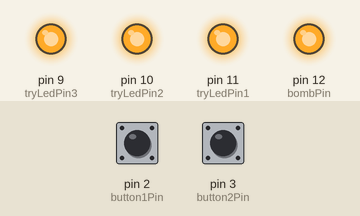
This sketch was run on a simulated Arduino Uno, built with avr-gcc and run on an emulated ATmega328P. Parts: output pins drawn as LEDs (lit = HIGH). Dashed ring = blinking. Inputs (shaded band) come from the test bench; at power-on: pin 2 (button1Pin) HIGH, pin 3 (button2Pin) HIGH. Random numbers use the default seed unless the sketch sets one.

Above: at 1.25 s.
1.3 s: pin 2 (button1Pin) pulled LOW for 0.15 s
At 1.95 s:
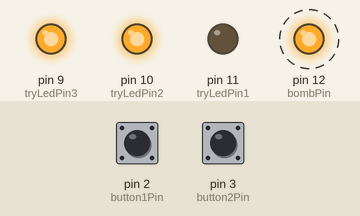
4.3 s: pin 3 (button2Pin) pulled LOW for 0.15 s
At 4.71 s:
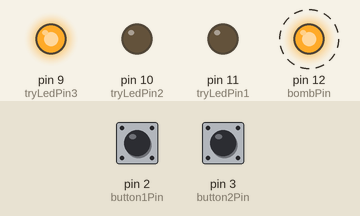
7.3 s: pin 2 (button1Pin) pulled LOW for 1 s
At 8.7 s:
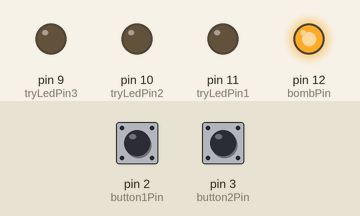
Timing chart, 0 to 10.3 s (numbered marks = the images above; inputs shaded):
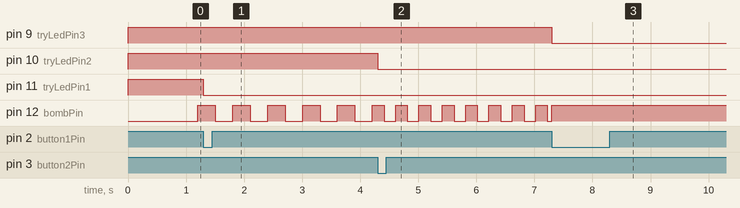

Measured:
- after the input at 1.3 s, pin 11 (tryLedPin1): HIGH → LOW at once
- after the input at 4.3 s, pin 10 (tryLedPin2): HIGH → LOW at once
- after the input at 7.3 s, pin 9 (tryLedPin3): HIGH → LOW at once

The sketch:

bombgame.ino
```cpp
//Pin setup
const int button1Pin = 2;
const int button2Pin = 3;
const int bombPin =  12;
const int tryLedPin1 = 11;
const int tryLedPin2 = 10;
const int tryLedPin3 = 9;

const int b1Val = 3;
const int b2Val = 1;

bool b1down = false;
bool b2down = false;

//blink variables
int lastTime; // time passed since last loop
int timeLog; //time passed since last blink cycle

//game variables
int secretNumber; // the secret number that's trying to be found
int guess; // the current value of the guess
int tries; // number of remaining tries.

void setup()
{
  pinMode(button1Pin, INPUT);
  pinMode(button2Pin, INPUT);

  pinMode(bombPin, OUTPUT);
  pinMode(tryLedPin1, OUTPUT);
  pinMode(tryLedPin2, OUTPUT);
  pinMode(tryLedPin3, OUTPUT);

  randomSeed(analogRead(0));

  secretNumber = random(1,10);
  guess = 0;
  tries = 3;

  lastTime = millis();
  timeLog = 0;
}


void loop()
{
  dealWithButtons();

  checkWinCondition();

  lightTries();

  timeLog = millis() - lastTime;
}

void lightTries() {
  if (tries == 3) {
    digitalWrite(tryLedPin1, HIGH);
    digitalWrite(tryLedPin2, HIGH);
    digitalWrite(tryLedPin3, HIGH);
  } else if (tries == 2) {
    digitalWrite(tryLedPin1, LOW);
    digitalWrite(tryLedPin2, HIGH);
    digitalWrite(tryLedPin3, HIGH);
  } else if (tries == 1) {
    digitalWrite(tryLedPin1, LOW);
    digitalWrite(tryLedPin2, LOW);
    digitalWrite(tryLedPin3, HIGH);
  } else if (tries == 0) {
    digitalWrite(tryLedPin1, LOW);
    digitalWrite(tryLedPin2, LOW);
    digitalWrite(tryLedPin3, LOW);
  }
}

void checkWinCondition() {
  if (guess == secretNumber) {
    digitalWrite(bombPin, LOW);
  } else if (guess > secretNumber || tries == 0) {
    digitalWrite(bombPin, HIGH);
  } else {
    doBlink();
  }
}

void doBlink() {
  if (timeLog > 200 * (secretNumber - guess)) {
    timeLog = 0;
    lastTime = millis();
    digitalWrite(bombPin, HIGH);
  } else if (timeLog > 100 * (secretNumber - guess)) {
    digitalWrite(bombPin, LOW);
  }
}

/*
 * If a button is pressed, increment the guess, decrement the tries
 * In addition add some logic to deal with long button presses.
 */
void dealWithButtons() {
  int button1State, button2State;

  button1State = digitalRead(button1Pin);
  button2State = digitalRead(button2Pin);

  if (button1State == LOW)
  {
    if (b1down) {
      //skip
    } else {
      b1down = true;
      guess = guess + b1Val;
      tries = tries - 1;
    }
  }

  if (button2State == LOW)
  {
    if (b2down) {
      //skip
    } else {
      b2down = true;
      guess = guess + b2Val;
      tries = tries - 1;
    }
  }

  if (button1State == HIGH) {
    b1down = false;
  }

  if (button2State == HIGH) {
    b2down = false;
  }
}
```
